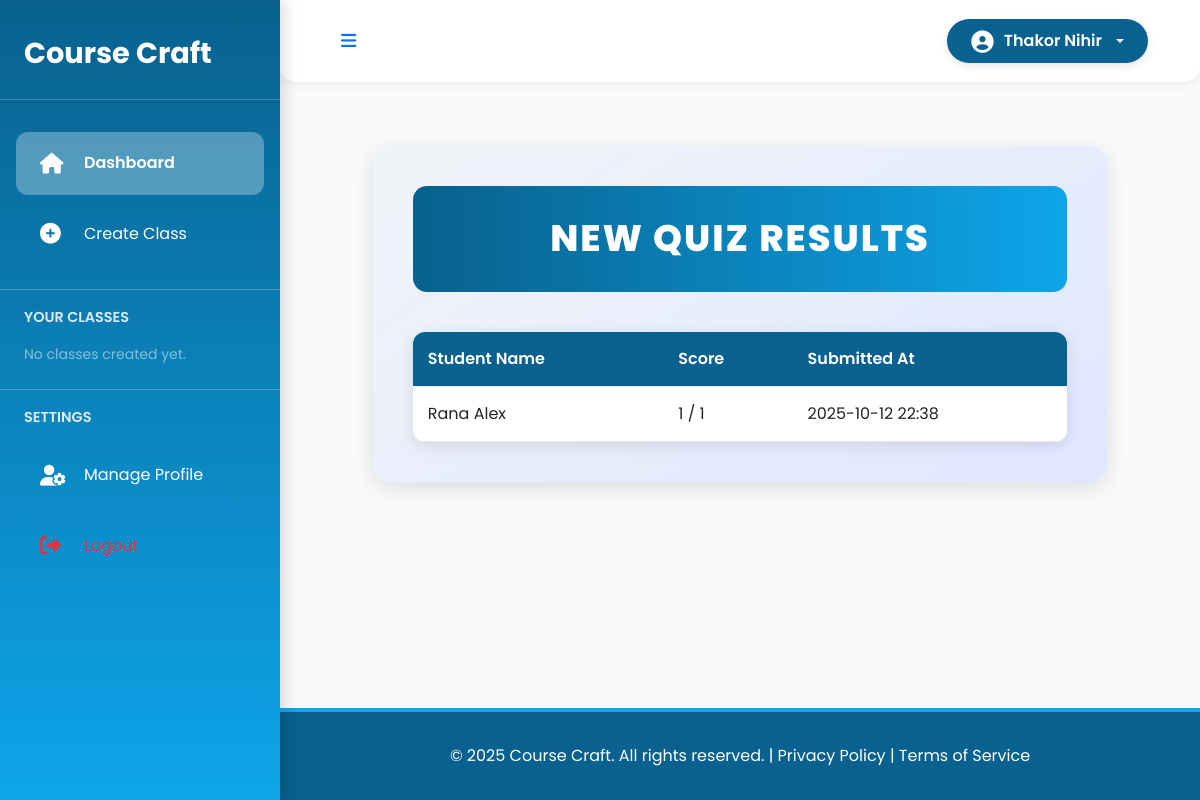
/teacher/class/12/section/16/quiz/8/results/ (signed in), run on the app's committed database.
### account/models.py (models this page shows, shortened)
class User(AbstractBaseUser, PermissionsMixin):
    username = models.CharField(max_length=150, unique=True)
    full_name = models.CharField(max_length=255)
    date_of_birth = models.DateField()
    email = models.EmailField(unique=True)
    is_teacher = models.IntegerField(default=0)  # 0 for student, 1 for teacher
    created_at = models.DateTimeField(default=timezone.now)
    is_active = models.BooleanField(default=True)
    is_staff = models.BooleanField(default=False)
    objects = UserManager()
    USERNAME_FIELD = 'username'
    REQUIRED_FIELDS = ['email', 'full_name', 'date_of_birth']

### teacher/models.py (models this page shows, shortened)
class Quiz(models.Model):
    title = models.CharField(max_length=200)
    section = models.ForeignKey(Section, on_delete=models.CASCADE, related_name='quizzes')
    created_at = models.DateTimeField(auto_now_add=True)
    deadline = models.DateTimeField()
    created_by = models.ForeignKey(User, on_delete=models.CASCADE)

class QuizSubmission(models.Model):
    quiz = models.ForeignKey(Quiz, on_delete=models.CASCADE, related_name='submissions')
    student = models.ForeignKey('account.User', on_delete=models.CASCADE)
    submitted_at = models.DateTimeField(auto_now_add=True)
    score = models.PositiveIntegerField(default=0)  # Total score for the submission
    class Meta:
        unique_together = ('quiz', 'student')  # One submission per student per quiz

### teacher/views.py (the view)
# urls.py: path('class/<int:class_id>/section/<int:section_id>/quiz/<int:quiz_id>/results/', views.quiz_results, name='quiz_results'),
@login_required
def quiz_results(request, class_id, section_id, quiz_id):
    classroom = get_object_or_404(Classroom, id=class_id, teacher=request.user)
    section = get_object_or_404(Section, id=section_id, classroom=classroom)
    quiz = get_object_or_404(Quiz, id=quiz_id, section=section)
    submissions = quiz.submissions.all().select_related('student').order_by('-score')
    return render(request, 'teacher/quiz_results.html', {
        'classroom': classroom,
        'section': section,
        'quiz': quiz,
        'submissions': submissions,
    })

### templates/teacher/quiz_results.html (shortened to what this page needs)
{% extends 'teacher/base.html' %}
{% block content %}
<div class="container py-4">
    <div class="results-container">
        <div class="results-hero">{{ quiz.title }} Results</div>
        <table class="results-table">
            <thead>
                <tr>
                    <th>Student Name</th>
                    <th>Score</th>
                    <th>Submitted At</th>
                </tr>
            </thead>
            <tbody>
                {% for submission in submissions %}
                    <tr>
                        <td>{{ submission.student.full_name }}</td>
                        <td>{{ submission.score }} / {{ quiz.questions.count }}</td>
                        <td>{{ submission.submitted_at|date:"Y-m-d H:i" }}</td>
                    </tr>
                {% empty %}
                    <tr>
                        <td colspan="3">No submissions yet.</td>
                    </tr>
                {% endfor %}
            </tbody>
        </table>
    </div>
</div>
{% endblock %}

### templates/teacher/base.html (shortened to what this page needs)
<!DOCTYPE html> <html lang="en"> <head> <link href="https://cdn.jsdelivr.net/npm/bootstrap@5.3.3/dist/css/bootstrap.min.css" rel="stylesheet"> <link href="https://cdnjs.cloudflare.com/ajax/libs/font-awesome/6.4.2/css/all.min.css" rel="stylesheet"> </head> <body> <div class="sidebar" id="sidebar"> <div class="sidebar-header"> <span class="logo-text">Course Craft</span> </div> <nav class="sidebar-nav"> <a class="nav-link active" href="{% url 'dashboard' %}" data-tooltip="Dashboard"><i class="fas fa-home"></i><span>Dashboard</span></a> <a class="nav-link" href="{% url 'teacher:create_class' %}" data-tooltip="Create Class"><i class="fas fa-plus-circle"></i><span>Create Class</span></a> <h6 class="sidebar-title">Your Classes</h6> {% for class in classes %} <a class="nav-link" href="{% url 'teacher:class_detail' class.id %}" data-tooltip="{{ class.class_name }}"> <i class="fas fa-chalkboard-teacher"></i> <span>{{ class.class_name }}</span> </a> {% empty %} <p class="text-white-50 small mx-4 mt-2">No classes created yet.</p> {% endfor %} <h6 class="sidebar-title">Settings</h6> <a class="nav-link" href="{% url 'teacher:manage_profile' %}" data-tooltip="Manage Profile"><i class="fas fa-user-cog"></i><span>Manage Profile</span></a> <a class="nav-link text-danger" href="{% url 'logout' %}" data-tooltip="Logout"><i class="fas fa-sign-out-alt"></i><span></span></a> </nav> </div> <div class="main-content" id="mainContent"> <nav class="navbar navbar-expand-lg navbar-light"> <div class="container-fluid justify-content-between"> <button class="btn btn-sm d-none d-lg-block text-primary" onclick="toggleSidebar()"> </button> <div class="ms-auto me-3 me-lg-0"> <div class="dropdown"> <button class="btn user-dropdown-btn dropdown-toggle" type="button" id="userDropdown" data-bs-toggle="dropdown" aria-expanded="false"> <i class="fas fa-user-circle fa-lg"></i> <span class="d-none d-md-inline">{{ user.full_name }}</span> </button> </div> </div> </div> </nav> <main> {% block content %} {% endblock %} </main> <footer> © 2025 Course Craft. All rights reserved. | <a href="#" class="text-white text-decoration-none">Privacy Policy</a> | <a href="#" class="text-white text-decoration-none">Terms of Service</a> </footer> </div> </body> </html>

### templates/teacher/base.html (style rules this page uses)
:root { --primary-blue: #08618e; --secondary-blue: #0ea5e9; --tertiary-blue: #e0f2fe; --text-color: #1f2937; --light-bg: #f8fafc; --accent-green: #10b981; --warning-orange: #f59e0b; --danger-red: #ef4444; }
body { font-family: 'Poppins', sans-serif; background-color: var(--light-bg); min-height: 100vh; display: flex; flex-direction: column; }
.sidebar { width: 280px; transition: all 0.3s ease-in-out; background: linear-gradient(180deg, var(--primary-blue), var(--secondary-blue)); box-shadow: 4px 0 15px rgba(0,0,0,0.15); padding: 2rem 0; display: flex; flex-direction: column; position: fixed; height: 100%; top: 0; left: 0; z-index: 1000; overflow-y: auto; }
.sidebar-header { display: flex; align-items: center; justify-content: space-between; padding: 0 1.5rem 1.5rem; border-bottom: 1px solid rgba(255,255,255,0.2); margin-bottom: 1.5rem; }
.sidebar-header .logo-text { font-size: 1.8rem; font-weight: 700; color: white; white-space: nowrap; overflow: hidden; transition: opacity 0.3s ease; }
.sidebar-nav { flex-grow: 1; }
.sidebar .nav-link { color: white; padding: 1.2rem 1.5rem; border-radius: 12px; margin: 0.5rem 1rem; transition: all 0.3s ease; display: flex; align-items: center; gap: 1rem; text-decoration: none; position: relative; }
.sidebar .nav-link.active { background: rgba(255,255,255,0.3); font-weight: 600; }
.sidebar .nav-link i { font-size: 1.3rem; min-width: 28px; }
.sidebar .nav-link span { white-space: nowrap; overflow: hidden; transition: all 0.3s ease; display: block; }
.sidebar-title { color: rgba(255,255,255,0.85); text-transform: uppercase; font-weight: 600; font-size: 0.9rem; padding: 1.2rem 1.5rem 0.6rem; white-space: nowrap; overflow: hidden; border-top: 1px solid rgba(255,255,255,0.25); margin-top: 1.5rem; }
.main-content { flex-grow: 1; margin-left: 280px; transition: margin-left 0.3s ease-in-out; display: flex; flex-direction: column; min-height: 100vh; }
.navbar { background: white !important; box-shadow: 0 4px 8px rgba(0,0,0,0.05); padding: 1.2rem 2.5rem; border-radius: 0 0 16px 16px; }
.user-dropdown-btn { background: var(--primary-blue) !important; border: none; border-radius: 30px; padding: 10px 24px; color: white; font-weight: 600; display: flex; align-items: center; gap: 10px; transition: background 0.3s ease, transform 0.3s ease, box-shadow 0.3s ease; box-shadow: 0 3px 8px rgba(0,0,0,0.1); }
.user-dropdown-btn i { color: white; font-size: 1.4rem; }
main { flex-grow: 1; padding: 2.5rem; }
footer { background: var(--primary-blue); color: white; padding: 2rem; text-align: center; font-size: 1rem; margin-top: auto; border-top: 4px solid var(--secondary-blue); }

### templates/teacher/quiz_results.html (style rules this page uses)
.results-container { max-width: 90%; margin: 0 auto; padding: 40px; background: linear-gradient(145deg, #f0f4f8, #e0e7ff); border-radius: 18px; box-shadow: 0 6px 24px rgba(0, 0, 0, 0.12); animation: fadeIn 0.7s ease-out; }
.results-hero { background: linear-gradient(90deg, var(--primary-blue, #1e3a8a), var(--secondary-blue, #3b82f6)); padding: 25px; border-radius: 14px; text-align: center; color: white; font-weight: 800; font-size: 2.3rem; text-transform: uppercase; letter-spacing: 2px; margin-bottom: 2.5rem; }
.results-table { width: 100%; border-collapse: collapse; background: white; border-radius: 12px; overflow: hidden; box-shadow: 0 4px 16px rgba(0, 0, 0, 0.1); }
.results-table th, .results-table td { padding: 15px; text-align: left; border-bottom: 1px solid #e5e7eb; }
.results-table th { background: var(--primary-blue, #1e3a8a); color: white; font-weight: 600; }

### data on the page
User: full_name "Thakor Nihir"
Quiz: title "NEW QUIZ", questions.count "1"
QuizSubmission: student.full_name "Rana Alex", score "1", submitted_at "2025-10-12 22:38"
